Frame 1 (no input): blank canvas, image omitted
Frame 60 (no input): blank canvas, image omitted
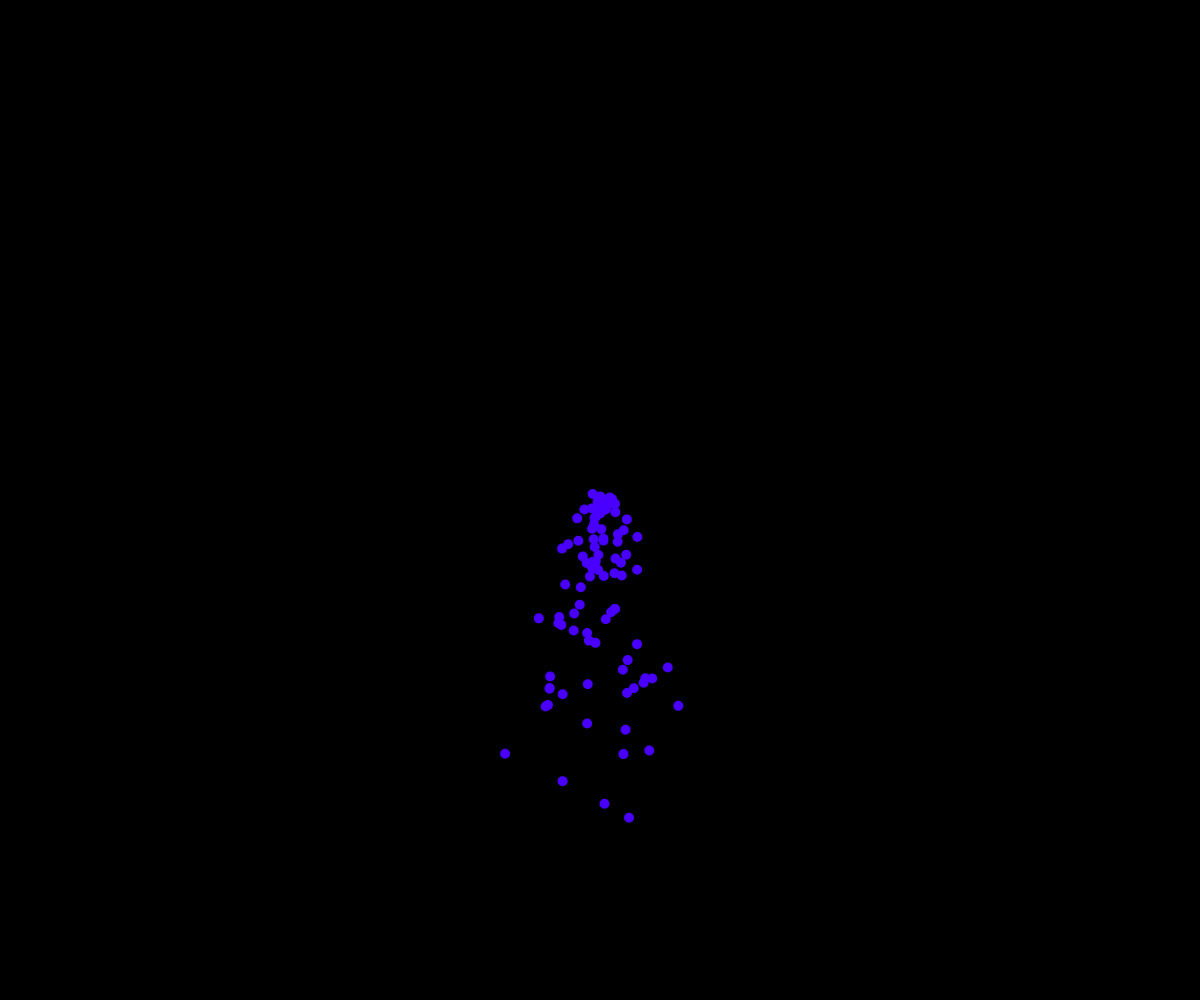
Frame 120 (the mouse pressed at the canvas centre since frame 60)

The p5.js sketch whose frames 1 and 60 were blank and that drew this single picture after the mouse press (run headless with seeded random() and noise() and a simulated clock; from frame 60 on, the mouse is pressed at the canvas centre):

// p5.js sketch
// ── sketch.js
// Many Particle Systems (Emitters!)
// The Nature of Code
// The Coding Train / Daniel Shiffman
// https://youtu.be/wDYD3JVtOys
// https://thecodingtrain.com/learning/nature-of-code/4.1-particle-emitters.html

// Particle Emitters: https://editor.p5js.org/codingtrain/sketches/YqAxA5CYy
// Particle Emitters with Movers Exercise: https://editor.p5js.org/codingtrain/sketches/UXmqwcpRL
// Particles Following Mouse Exercise: https://editor.p5js.org/codingtrain/sketches/1zTN6PYJg
// Particle Emitters Color Exercise: https://editor.p5js.org/codingtrain/sketches/IYisp9xmJ

let emitters = [];

function mousePressed() {
  emitters.push(new Emitter(mouseX, mouseY));
}

function setup() {
  createCanvas(windowWidth, windowHeight);
}

function draw() {
  background(0);
  for (let emitter of emitters) {
    emitter.emit(2);
    emitter.show();
    emitter.update();
  }
}

// ── emitter.js
// Many Particle Systems (Emitters!)
// The Nature of Code
// The Coding Train / Daniel Shiffman
// https://youtu.be/wDYD3JVtOys
// https://thecodingtrain.com/learning/nature-of-code/4.1-particle-emitters.html

// Particle Emitters: https://editor.p5js.org/codingtrain/sketches/YqAxA5CYy
// Particle Emitters with Movers Exercise: https://editor.p5js.org/codingtrain/sketches/UXmqwcpRL
// Particles Following Mouse Exercise: https://editor.p5js.org/codingtrain/sketches/1zTN6PYJg
// Particle Emitters Color Exercise: https://editor.p5js.org/codingtrain/sketches/IYisp9xmJ

class Emitter {
  constructor(x, y) {
    this.position = createVector(x, y);
    this.particles = [];
    colorMode(HSB);
    this.color = color(random(360), 255, 255);
  }

  emit(num) {
    for (let i = 0; i < num; i++) {
      this.particles.push(
        new Particle(this.position.x, this.position.y, this.color)
      );
    }
  }

  update() {
    for (let particle of this.particles) {
      let gravity = createVector(0, 0.2);
      particle.applyForce(gravity);
      particle.update();
    }

    for (let i = this.particles.length - 1; i >= 0; i--) {
      if (this.particles[i].finished()) {
        this.particles.splice(i, 1);
      }
    }
  }

  show() {
    for (let particle of this.particles) {
      particle.show();
    }
  }
}

// ── particle.js
// Many Particle Systems (Emitters!)
// The Nature of Code
// The Coding Train / Daniel Shiffman
// https://youtu.be/wDYD3JVtOys
// https://thecodingtrain.com/learning/nature-of-code/4.1-particle-emitters.html

// Particle Emitters: https://editor.p5js.org/codingtrain/sketches/YqAxA5CYy
// Particle Emitters with Movers Exercise: https://editor.p5js.org/codingtrain/sketches/UXmqwcpRL
// Particles Following Mouse Exercise: https://editor.p5js.org/codingtrain/sketches/1zTN6PYJg
// Particle Emitters Color Exercise: https://editor.p5js.org/codingtrain/sketches/IYisp9xmJ

class Particle {
  constructor(x, y, color) {
    this.pos = createVector(x, y);
    this.vel = p5.Vector.random2D();
    this.vel.mult(random(0.5, 2));
    this.acc = createVector(0, 0);
    this.r = 4;
    this.lifetime = 255;
    this.color = color;
  }

  finished() {
    return this.lifetime < 0;
  }

  applyForce(force) {
    this.acc.add(force);
  }

  edges() {
    if (this.pos.y >= height - this.r) {
      this.pos.y = height - this.r;
      this.vel.y *= -1;
    }

    if (this.pos.x >= width - this.r) {
      this.pos.x = width - this.r;
      this.vel.x *= -1;
    } else if (this.pos.x <= this.r) {
      this.pos.x = this.r;
      this.vel.x *= -1;
    }
  }

  update() {
    this.vel.add(this.acc);
    this.pos.add(this.vel);
    this.acc.set(0, 0);
    this.lifetime -= 5;
  }

  show() {
    this.color.setAlpha(this.lifetime);
    stroke(this.color);
    strokeWeight(2);
    fill(this.color);

    ellipse(this.pos.x, this.pos.y, this.r * 2);
  }
}
